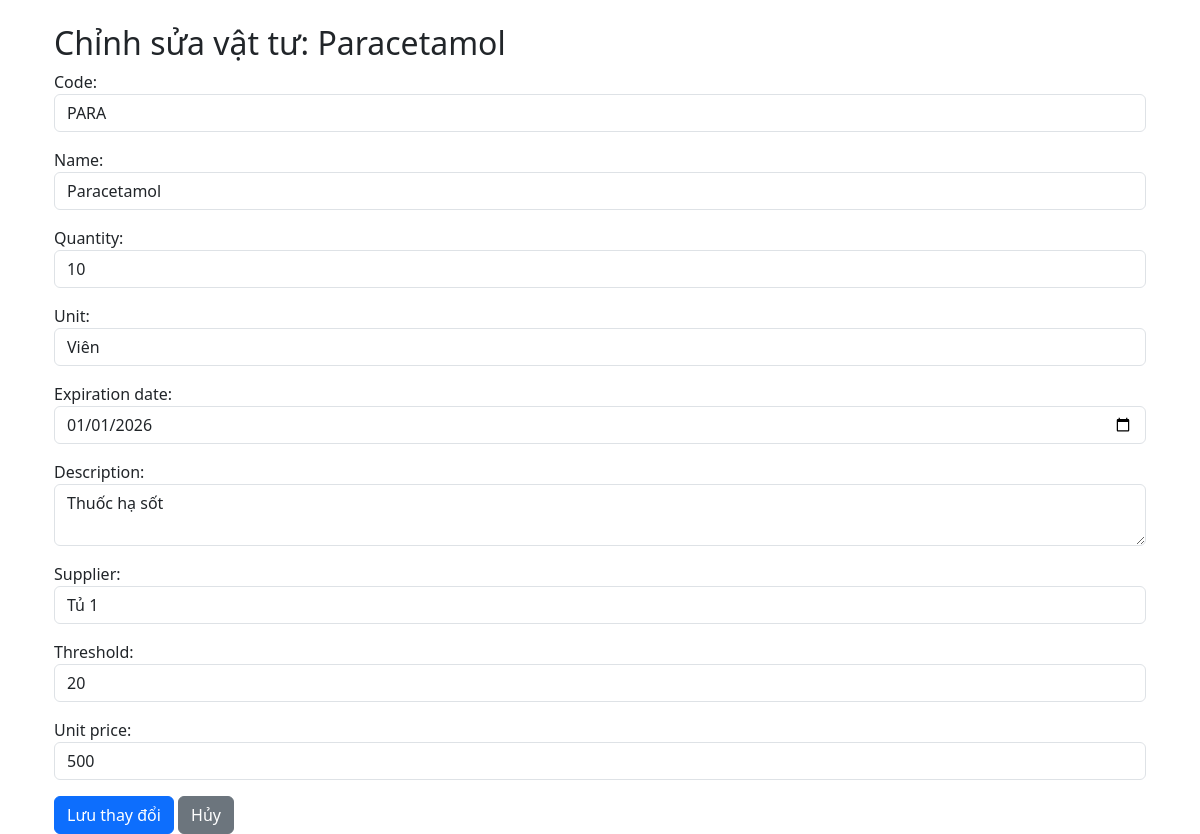
The page /api/accounts/supplies/edit/1/ (signed in) on the database its author committed.
### accounts/models.py (models this page shows, shortened)
class MedicalSupply(models.Model):
    code = models.CharField(max_length=20) # Mã thuốc
    name = models.CharField(max_length=100) # Tên thuốc
    quantity = models.PositiveIntegerField() # Số lượng
    unit = models.CharField(max_length=20) # Đơn vị
    expiration_date = models.DateField() # Hạn sử dụng
    description = models.TextField(blank=True) # Mô tả
    supplier = models.CharField(max_length=255, blank=True) # Nhà cung cấp
    threshold = models.IntegerField(default=10)  # Ngưỡng tồn kho tối thiểu
    unit_price = models.IntegerField() # Giá

### accounts/views.py (the view)
# urls.py: path('supplies/edit/<int:supply_id>/', views.edit_medical_supply, name='edit_medical_supply'),
@login_required
def edit_medical_supply(request, supply_id): #Sữa vật tư.
    supply = get_object_or_404(MedicalSupply, id=supply_id)
    if request.method == 'POST':
        form = MedicalSupplyForm(request.POST, instance=supply)
        if form.is_valid():
            form.save()
            return redirect('medical_supply_list')  # quay lại danh sách
    else:
        form = MedicalSupplyForm(instance=supply)
    return render(request, 'supplies/edit_supply.html', {'form': form, 'supply': supply})

### accounts/forms.py
class MedicalSupplyForm(forms.ModelForm):
    class Meta:
        model = MedicalSupply
        fields = ['code', 'name', 'quantity', 'unit', 'expiration_date', 'description', 'supplier', 'threshold', 'unit_price']
        widgets = {
            'code': forms.TextInput(attrs={'class': 'form-control'}),
            'name': forms.TextInput(attrs={'class': 'form-control'}),
            'quantity': forms.NumberInput(attrs={'class': 'form-control'}),
            'unit': forms.TextInput(attrs={'class': 'form-control'}),
            'expiration_date': forms.DateInput(attrs={'type': 'date', 'class': 'form-control'}),
            'description': forms.Textarea(attrs={'class': 'form-control', 'rows': 2}),
            'supplier': forms.TextInput(attrs={'class': 'form-control'}),
            'threshold': forms.NumberInput(attrs={'class': 'form-control'}),
            'unit_price': forms.NumberInput(attrs={'class': 'form-control'}),
        }

### accounts/templates/supplies/edit_supply.html (shortened to what this page needs)
{% extends "app1/base.html" %}
{% block content %}
  <div class="container mt-4">
    <h2>Chỉnh sửa vật tư: {{ supply.name }}</h2>
    <form method="post">
      {{ form.as_p }}
      <button type="submit" class="btn btn-primary">Lưu thay đổi</button>
      <a href="{% url 'medical_supply_list' %}" class="btn btn-secondary">Hủy</a>
    </form>
  </div>
{% endblock %}

### rows shown on the page
MedicalSupply: name "Paracetamol", code "PARA", quantity "10", unit "Viên", expiration_date "01/01/2026", description "Thuốc hạ sốt", supplier "Tủ 1", threshold "20", unit_price "500"
